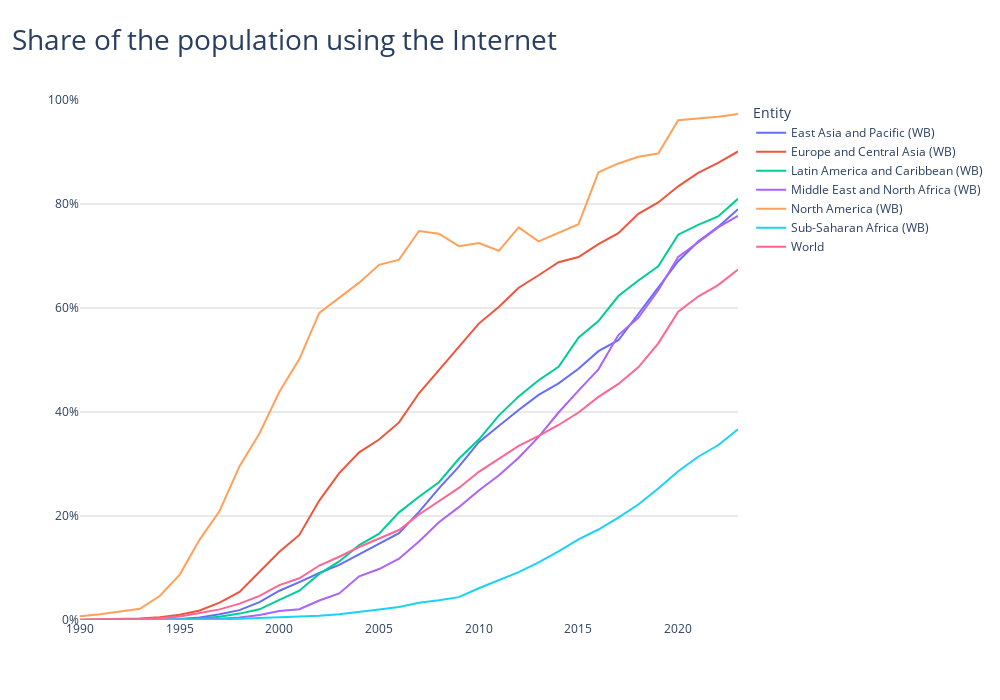

Notebook code cell kept with this figure:
### Code cell
fig = px.line(
    df,
    x="Year",
    y="Individuals using the Internet (% of population)",
    title="Share of the population using the Internet",
    color="Entity",
)

fig.update_layout(
    plot_bgcolor="white",
    title={
        "text": "Share of the population using the Internet",
        "x": 0.012,
        "xanchor": "left",
        "font": dict(size=28),
    },
    xaxis=dict(
        showgrid=False, tickmode="linear", tick0=1990, dtick=5
    ),
    yaxis=dict(showgrid=True, gridcolor="lightgrey", ticksuffix="%", range=[0, 100]),
    xaxis_title=None,
    yaxis_title=None,
    width=1000,
    height=700,
)

fig.show()

### Figure 1 — Plotly figure (JSON) as saved in the notebook; plotly's stock layout.template omitted (floating-point values rounded to 4 significant figures)
{"data": [{"hovertemplate": "Entity=East Asia and Pacific (WB)<br>Year=%{x}<br>Individuals using the Internet (% of population)=%{y}<extra></extra>", "legendgroup": "East Asia and Pacific (WB)", "line": {"color": "#636efa", "dash": "solid"}, "marker": {"symbol": "circle"}, "mode": "lines", "name": "East Asia and Pacific (WB)", "orientation": "v", "showlegend": true, "type": "scatter", "x": [1990, 1991, 1992, 1993, 1994, 1995, 1996, 1997, 1998, 1999, 2000, 2001, 2002, 2003, 2004, 2005, 2006, 2007, 2008, 2009, 2010, 2011, 2012, 2013, 2014, 2015, 2016, 2017, 2018, 2019, 2020, 2021, 2022, 2023], "xaxis": "x", "y": [0.007348, 0.01514, 0.03177, 0.06306, 0.1091, 0.1951, 0.4719, 1.094, 1.902, 3.443, 5.627, 7.296, 9.035, 10.61, 12.65, 14.7, 16.7, 20.8, 25.3, 29.5, 34.2, 37.3, 40.4, 43.3, 45.5, 48.3, 51.7, 53.8, 58.9, 63.8, 69.0, 72.8, 75.6, 79.0], "yaxis": "y"}, {"hovertemplate": "Entity=Europe and Central Asia (WB)<br>Year=%{x}<br>Individuals using the Internet (% of population)=%{y}<extra></extra>", "legendgroup": "Europe and Central Asia (WB)", "line": {"color": "#EF553B", "dash": "solid"}, "marker": {"symbol": "circle"}, "mode": "lines", "name": "Europe and Central Asia (WB)", "orientation": "v", "showlegend": true, "type": "scatter", "x": [1990, 1991, 1992, 1993, 1994, 1995, 1996, 1997, 1998, 1999, 2000, 2001, 2002, 2003, 2004, 2005, 2006, 2007, 2008, 2009, 2010, 2011, 2012, 2013, 2014, 2015, 2016, 2017, 2018, 2019, 2020, 2021, 2022, 2023], "xaxis": "x", "y": [0.04803, 0.1019, 0.1806, 0.2797, 0.5242, 0.9895, 1.834, 3.342, 5.412, 9.202, 13.13, 16.36, 22.97, 28.25, 32.25, 34.7, 38.0, 43.6, 48.1, 52.7, 57.0, 60.2, 63.9, 66.3, 68.8, 69.8, 72.3, 74.4, 78.1, 80.3, 83.4, 86.0, 87.9, 90.1], "yaxis": "y"}, {"hovertemplate": "Entity=Latin America and Caribbean (WB)<br>Year=%{x}<br>Individuals using the Internet (% of population)=%{y}<extra></extra>", "legendgroup": "Latin America and Caribbean (WB)", "line": {"color": "#00cc96", "dash": "solid"}, "marker": {"symbol": "circle"}, "mode": "lines", "name": "Latin America and Caribbean (WB)", "orientation": "v", "showlegend": true, "type": "scatter", "x": [1990, 1991, 1992, 1993, 1994, 1995, 1996, 1997, 1998, 1999, 2000, 2001, 2002, 2003, 2004, 2005, 2006, 2007, 2008, 2009, 2010, 2011, 2012, 2013, 2014, 2015, 2016, 2017, 2018, 2019, 2020, 2021, 2022, 2023], "xaxis": "x", "y": [0.0, 0.002211, 0.009617, 0.02112, 0.04331, 0.1056, 0.3101, 0.6091, 1.229, 2.049, 3.886, 5.631, 8.86, 11.27, 14.39, 16.6, 20.7, 23.7, 26.5, 31.0, 34.7, 39.3, 43.0, 46.1, 48.7, 54.3, 57.5, 62.3, 65.3, 68.0, 74.1, 76.0, 77.6, 81.0], "yaxis": "y"}, {"hovertemplate": "Entity=Middle East and North Africa (WB)<br>Year=%{x}<br>Individuals using the Internet (% of population)=%{y}<extra></extra>", "legendgroup": "Middle East and North Africa (WB)", "line": {"color": "#ab63fa", "dash": "solid"}, "marker": {"symbol": "circle"}, "mode": "lines", "name": "Middle East and North Africa (WB)", "orientation": "v", "showlegend": true, "type": "scatter", "x": [1990, 1991, 1992, 1993, 1994, 1995, 1996, 1997, 1998, 1999, 2000, 2001, 2002, 2003, 2004, 2005, 2006, 2007, 2008, 2009, 2010, 2011, 2012, 2013, 2014, 2015, 2016, 2017, 2018, 2019, 2020, 2021, 2022, 2023], "xaxis": "x", "y": [0.002073, 0.004021, 0.00582, 0.008256, 0.01351, 0.03177, 0.08557, 0.2335, 0.4985, 0.942, 1.719, 2.073, 3.753, 5.113, 8.409, 9.8, 11.8, 15.1, 18.8, 21.7, 24.9, 27.8, 31.2, 35.2, 39.9, 44.1, 48.2, 54.8, 58.1, 63.4, 69.8, 72.6, 75.5, 77.7], "yaxis": "y"}, {"hovertemplate": "Entity=North America (WB)<br>Year=%{x}<br>Individuals using the Internet (% of population)=%{y}<extra></extra>", "legendgroup": "North America (WB)", "line": {"color": "#FFA15A", "dash": "solid"}, "marker": {"symbol": "circle"}, "mode": "lines", "name": "North America (WB)", "orientation": "v", "showlegend": true, "type": "scatter", "x": [1990, 1991, 1992, 1993, 1994, 1995, 1996, 1997, 1998, 1999, 2000, 2001, 2002, 2003, 2004, 2005, 2006, 2007, 2008, 2009, 2010, 2011, 2012, 2013, 2014, 2015, 2016, 2017, 2018, 2019, 2020, 2021, 2022, 2023], "xaxis": "x", "y": [0.7421, 1.104, 1.643, 2.163, 4.615, 8.733, 15.46, 20.97, 29.58, 35.88, 43.89, 50.18, 59.06, 61.94, 64.88, 68.3, 69.3, 74.8, 74.3, 71.9, 72.5, 71.0, 75.5, 72.8, 74.4, 76.1, 86.1, 87.8, 89.1, 89.7, 96.1, 96.4, 96.8, 97.3], "yaxis": "y"}, {"hovertemplate": "Entity=Sub-Saharan Africa (WB)<br>Year=%{x}<br>Individuals using the Internet (% of population)=%{y}<extra></extra>", "legendgroup": "Sub-Saharan Africa (WB)", "line": {"color": "#19d3f3", "dash": "solid"}, "marker": {"symbol": "circle"}, "mode": "lines", "name": "Sub-Saharan Africa (WB)", "orientation": "v", "showlegend": true, "type": "scatter", "x": [1990, 1991, 1992, 1993, 1994, 1995, 1996, 1997, 1998, 1999, 2000, 2001, 2002, 2003, 2004, 2005, 2006, 2007, 2008, 2009, 2010, 2011, 2012, 2013, 2014, 2015, 2016, 2017, 2018, 2019, 2020, 2021, 2022, 2023], "xaxis": "x", "y": [0.0, 0.001033, 0.003006, 0.008725, 0.01891, 0.05162, 0.07232, 0.1351, 0.2447, 0.374, 0.5137, 0.652, 0.8344, 1.108, 1.49, 2.0, 2.5, 3.3, 3.8, 4.4, 6.1, 7.6, 9.2, 11.1, 13.2, 15.5, 17.4, 19.7, 22.2, 25.3, 28.6, 31.4, 33.6, 36.7], "yaxis": "y"}, {"hovertemplate": "Entity=World<br>Year=%{x}<br>Individuals using the Internet (% of population)=%{y}<extra></extra>", "legendgroup": "World", "line": {"color": "#FF6692", "dash": "solid"}, "marker": {"symbol": "circle"}, "mode": "lines", "name": "World", "orientation": "v", "showlegend": true, "type": "scatter", "x": [1990, 1991, 1992, 1993, 1994, 1995, 1996, 1997, 1998, 1999, 2000, 2001, 2002, 2003, 2004, 2005, 2006, 2007, 2008, 2009, 2010, 2011, 2012, 2013, 2014, 2015, 2016, 2017, 2018, 2019, 2020, 2021, 2022, 2023], "xaxis": "x", "y": [0.04882, 0.07881, 0.1252, 0.179, 0.3605, 0.6831, 1.327, 2.043, 3.141, 4.633, 6.72, 8.023, 10.48, 12.16, 14.04, 15.6, 17.3, 20.3, 22.8, 25.4, 28.5, 31.0, 33.5, 35.4, 37.5, 39.9, 42.9, 45.4, 48.6, 53.2, 59.3, 62.2, 64.4, 67.4], "yaxis": "y"}], "layout": {"height": 700, "legend": {"title": {"text": "Entity"}, "tracegroupgap": 0}, "plot_bgcolor": "white", "title": {"font": {"size": 28}, "text": "Share of the population using the Internet", "x": 0.012, "xanchor": "left"}, "width": 1000, "xaxis": {"anchor": "y", "domain": [0, 1], "dtick": 5, "showgrid": false, "tick0": 1990, "tickmode": "linear", "title": {}}, "yaxis": {"anchor": "x", "domain": [0, 1], "gridcolor": "lightgrey", "range": [0, 100], "showgrid": true, "ticksuffix": "%", "title": {}}}}
